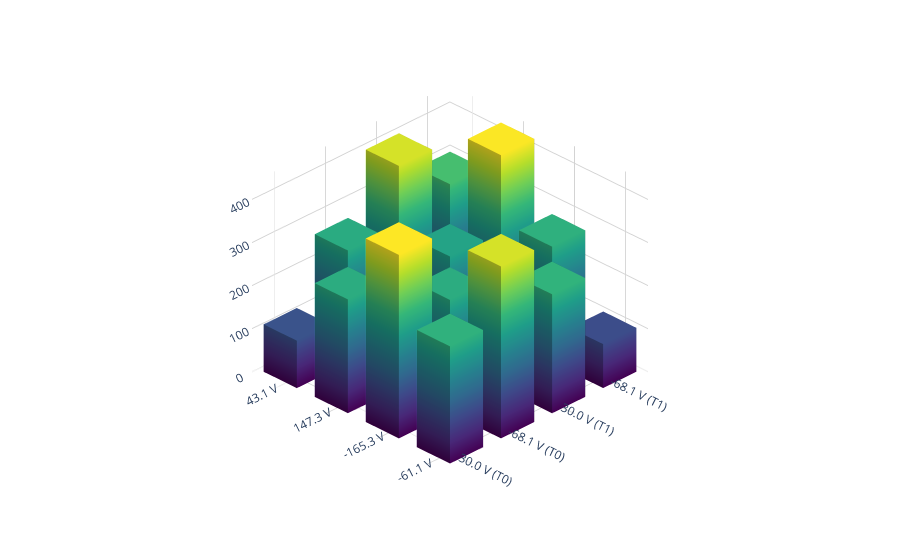

Notebook code cell kept with this figure:
### Code cell
import numpy as np
import plotly.graph_objects as go

# --- Assume N, z0, z1, AliceEOMVoltages, BobEOMVoltages are defined upstream ---

# 1. Define the measurement logic arrays
v_sweep = np.linspace(-200, 200, N)
signalarray0 = np.tile(v_sweep, N)
signalarray1 = np.repeat(v_sweep, N)

# 2 & 3. Extract the closest points into 2x4 matrices
rate0_grid = np.zeros((2, 4))
rate1_grid = np.zeros((2, 4))

for i, v1_ideal in enumerate(BobEOMVoltages):
    for j, v0_ideal in enumerate(AliceEOMVoltages):
        distances = (signalarray0 - v0_ideal) ** 2 + (signalarray1 - v1_ideal) ** 2
        idx = np.argmin(distances)

        rate0_grid[i, j] = z0[idx]
        rate1_grid[i, j] = z1[idx]

# 4. Combine grids into a single 4x4 matrix
combined_grid = np.vstack((rate0_grid, rate1_grid))

# Swapping to get into literature form
combined_grid[[0,2]] = combined_grid[[2,0]]
combined_grid[[1,3]] = combined_grid[[3,1]]

# 5. Build the Plotly 3D Mesh Plot
fig = go.Figure()

num_y, num_x = combined_grid.shape
dx = 0.65
dy = 0.65

# Fix the maximum Z value so the color scale is uniform across all pillars
z_max_global = np.max(combined_grid) if np.max(combined_grid) > 0 else 1

# Standard cube triangulation (12 triangles connecting the 8 vertices)
i_tris = [0, 0, 4, 4, 0, 0, 3, 3, 0, 0, 1, 1]
j_tris = [1, 2, 5, 6, 1, 5, 2, 6, 3, 7, 2, 6]
k_tris = [2, 3, 6, 7, 5, 4, 6, 7, 7, 4, 6, 5]

for j in range(num_y):
    for i in range(num_x):
        z_val = combined_grid[j, i]
        if z_val <= 0:
            continue
            
        # Define the 8 corners of the pillar (Bottom 4, Top 4)
        x_verts = [i-dx/2, i+dx/2, i+dx/2, i-dx/2, i-dx/2, i+dx/2, i+dx/2, i-dx/2]
        y_verts = [j-dy/2, j-dy/2, j+dy/2, j+dy/2, j-dy/2, j-dy/2, j+dy/2, j+dy/2]
        z_verts = [0, 0, 0, 0, z_val, z_val, z_val, z_val]
        
        fig.add_trace(go.Mesh3d(
            x=x_verts,
            y=y_verts,
            z=z_verts,
            i=i_tris,
            j=j_tris,
            k=k_tris,
            intensity=z_verts,      # Interpolates color based on Z-height
            colorscale='Viridis',   
            cmin=0,                 # Anchor base color (blue) to Z=0
            cmax=z_max_global,      # Anchor peak color (yellow) to global max
            showscale=False,        
            flatshading=True,       # Keeps pillar walls flat rather than smoothed
            lighting=dict(facenormalsepsilon=0, ambient=0.7, diffuse=0.8),
            hoverinfo='skip'
        ))

# 6. Styling to match the reference format
x_labels = [f"{v:.1f} V" for v in AliceEOMVoltages]
combined_y_labels = [f"{v:.1f} V (T0)" for v in BobEOMVoltages] + [
    f"{v:.1f} V (T1)" for v in BobEOMVoltages
]

fig.update_layout(
    scene=dict(
        xaxis=dict(
            tickvals=np.arange(num_x),
            ticktext=x_labels,
            showgrid=True,
            gridcolor='lightgray',
            backgroundcolor='white',
            title=''
        ),
        yaxis=dict(
            tickvals=np.arange(num_y),
            ticktext=combined_y_labels,
            showgrid=True,
            gridcolor='lightgray',
            backgroundcolor='white',
            title=''
        ),
        zaxis=dict(
            showgrid=True,
            gridcolor='lightgray',
            backgroundcolor='white',
            title=''
        ),
        aspectratio=dict(x=1, y=1, z=0.8),
        camera=dict(
            # Using an orthographic projection flattens perspective distortion, 
            # which is heavily favored for quantitative 3D bar charts in literature.
            projection=dict(type="orthographic"),
            eye=dict(x=1.5, y=-1.5, z=1.2) 
        )
    ),
    margin=dict(l=0, r=0, b=0, t=0),
    paper_bgcolor='white',
    showlegend=False
)

fig.show()

### Figure 1 — Plotly figure (JSON) as saved in the notebook; plotly's stock layout.template omitted (floating-point values rounded to 4 significant figures)
{"data": [{"cmax": 426, "cmin": 0, "colorscale": [[0, "#440154"], [0.1111, "#482878"], [0.2222, "#3e4989"], [0.3333, "#31688e"], [0.4444, "#26828e"], [0.5556, "#1f9e89"], [0.6667, "#35b779"], [0.7778, "#6ece58"], [0.8889, "#b5de2b"], [1, "#fde725"]], "flatshading": true, "hoverinfo": "skip", "i": [0, 0, 4, 4, 0, 0, 3, 3, 0, 0, 1, 1], "intensity": [0, 0, 0, 0, 110, 110, 110, 110], "j": [1, 2, 5, 6, 1, 5, 2, 6, 3, 7, 2, 6], "k": [2, 3, 6, 7, 5, 4, 6, 7, 7, 4, 6, 5], "lighting": {"ambient": 0.7, "diffuse": 0.8, "facenormalsepsilon": 0}, "showscale": false, "type": "mesh3d", "x": [-0.325, 0.325, 0.325, -0.325, -0.325, 0.325, 0.325, -0.325], "y": [-0.325, -0.325, 0.325, 0.325, -0.325, -0.325, 0.325, 0.325], "z": [0, 0, 0, 0, 110, 110, 110, 110]}, {"cmax": 426, "cmin": 0, "colorscale": [[0, "#440154"], [0.1111, "#482878"], [0.2222, "#3e4989"], [0.3333, "#31688e"], [0.4444, "#26828e"], [0.5556, "#1f9e89"], [0.6667, "#35b779"], [0.7778, "#6ece58"], [0.8889, "#b5de2b"], [1, "#fde725"]], "flatshading": true, "hoverinfo": "skip", "i": [0, 0, 4, 4, 0, 0, 3, 3, 0, 0, 1, 1], "intensity": [0, 0, 0, 0, 264, 264, 264, 264], "j": [1, 2, 5, 6, 1, 5, 2, 6, 3, 7, 2, 6], "k": [2, 3, 6, 7, 5, 4, 6, 7, 7, 4, 6, 5], "lighting": {"ambient": 0.7, "diffuse": 0.8, "facenormalsepsilon": 0}, "showscale": false, "type": "mesh3d", "x": [0.675, 1.325, 1.325, 0.675, 0.675, 1.325, 1.325, 0.675], "y": [-0.325, -0.325, 0.325, 0.325, -0.325, -0.325, 0.325, 0.325], "z": [0, 0, 0, 0, 264, 264, 264, 264]}, {"cmax": 426, "cmin": 0, "colorscale": [[0, "#440154"], [0.1111, "#482878"], [0.2222, "#3e4989"], [0.3333, "#31688e"], [0.4444, "#26828e"], [0.5556, "#1f9e89"], [0.6667, "#35b779"], [0.7778, "#6ece58"], [0.8889, "#b5de2b"], [1, "#fde725"]], "flatshading": true, "hoverinfo": "skip", "i": [0, 0, 4, 4, 0, 0, 3, 3, 0, 0, 1, 1], "intensity": [0, 0, 0, 0, 426, 426, 426, 426], "j": [1, 2, 5, 6, 1, 5, 2, 6, 3, 7, 2, 6], "k": [2, 3, 6, 7, 5, 4, 6, 7, 7, 4, 6, 5], "lighting": {"ambient": 0.7, "diffuse": 0.8, "facenormalsepsilon": 0}, "showscale": false, "type": "mesh3d", "x": [1.675, 2.325, 2.325, 1.675, 1.675, 2.325, 2.325, 1.675], "y": [-0.325, -0.325, 0.325, 0.325, -0.325, -0.325, 0.325, 0.325], "z": [0, 0, 0, 0, 426, 426, 426, 426]}, {"cmax": 426, "cmin": 0, "colorscale": [[0, "#440154"], [0.1111, "#482878"], [0.2222, "#3e4989"], [0.3333, "#31688e"], [0.4444, "#26828e"], [0.5556, "#1f9e89"], [0.6667, "#35b779"], [0.7778, "#6ece58"], [0.8889, "#b5de2b"], [1, "#fde725"]], "flatshading": true, "hoverinfo": "skip", "i": [0, 0, 4, 4, 0, 0, 3, 3, 0, 0, 1, 1], "intensity": [0, 0, 0, 0, 272, 272, 272, 272], "j": [1, 2, 5, 6, 1, 5, 2, 6, 3, 7, 2, 6], "k": [2, 3, 6, 7, 5, 4, 6, 7, 7, 4, 6, 5], "lighting": {"ambient": 0.7, "diffuse": 0.8, "facenormalsepsilon": 0}, "showscale": false, "type": "mesh3d", "x": [2.675, 3.325, 3.325, 2.675, 2.675, 3.325, 3.325, 2.675], "y": [-0.325, -0.325, 0.325, 0.325, -0.325, -0.325, 0.325, 0.325], "z": [0, 0, 0, 0, 272, 272, 272, 272]}, {"cmax": 426, "cmin": 0, "colorscale": [[0, "#440154"], [0.1111, "#482878"], [0.2222, "#3e4989"], [0.3333, "#31688e"], [0.4444, "#26828e"], [0.5556, "#1f9e89"], [0.6667, "#35b779"], [0.7778, "#6ece58"], [0.8889, "#b5de2b"], [1, "#fde725"]], "flatshading": true, "hoverinfo": "skip", "i": [0, 0, 4, 4, 0, 0, 3, 3, 0, 0, 1, 1], "intensity": [0, 0, 0, 0, 261, 261, 261, 261], "j": [1, 2, 5, 6, 1, 5, 2, 6, 3, 7, 2, 6], "k": [2, 3, 6, 7, 5, 4, 6, 7, 7, 4, 6, 5], "lighting": {"ambient": 0.7, "diffuse": 0.8, "facenormalsepsilon": 0}, "showscale": false, "type": "mesh3d", "x": [-0.325, 0.325, 0.325, -0.325, -0.325, 0.325, 0.325, -0.325], "y": [0.675, 0.675, 1.325, 1.325, 0.675, 0.675, 1.325, 1.325], "z": [0, 0, 0, 0, 261, 261, 261, 261]}, {"cmax": 426, "cmin": 0, "colorscale": [[0, "#440154"], [0.1111, "#482878"], [0.2222, "#3e4989"], [0.3333, "#31688e"], [0.4444, "#26828e"], [0.5556, "#1f9e89"], [0.6667, "#35b779"], [0.7778, "#6ece58"], [0.8889, "#b5de2b"], [1, "#fde725"]], "flatshading": true, "hoverinfo": "skip", "i": [0, 0, 4, 4, 0, 0, 3, 3, 0, 0, 1, 1], "intensity": [0, 0, 0, 0, 138, 138, 138, 138], "j": [1, 2, 5, 6, 1, 5, 2, 6, 3, 7, 2, 6], "k": [2, 3, 6, 7, 5, 4, 6, 7, 7, 4, 6, 5], "lighting": {"ambient": 0.7, "diffuse": 0.8, "facenormalsepsilon": 0}, "showscale": false, "type": "mesh3d", "x": [0.675, 1.325, 1.325, 0.675, 0.675, 1.325, 1.325, 0.675], "y": [0.675, 0.675, 1.325, 1.325, 0.675, 0.675, 1.325, 1.325], "z": [0, 0, 0, 0, 138, 138, 138, 138]}, {"cmax": 426, "cmin": 0, "colorscale": [[0, "#440154"], [0.1111, "#482878"], [0.2222, "#3e4989"], [0.3333, "#31688e"], [0.4444, "#26828e"], [0.5556, "#1f9e89"], [0.6667, "#35b779"], [0.7778, "#6ece58"], [0.8889, "#b5de2b"], [1, "#fde725"]], "flatshading": true, "hoverinfo": "skip", "i": [0, 0, 4, 4, 0, 0, 3, 3, 0, 0, 1, 1], "intensity": [0, 0, 0, 0, 263, 263, 263, 263], "j": [1, 2, 5, 6, 1, 5, 2, 6, 3, 7, 2, 6], "k": [2, 3, 6, 7, 5, 4, 6, 7, 7, 4, 6, 5], "lighting": {"ambient": 0.7, "diffuse": 0.8, "facenormalsepsilon": 0}, "showscale": false, "type": "mesh3d", "x": [1.675, 2.325, 2.325, 1.675, 1.675, 2.325, 2.325, 1.675], "y": [0.675, 0.675, 1.325, 1.325, 0.675, 0.675, 1.325, 1.325], "z": [0, 0, 0, 0, 263, 263, 263, 263]}, {"cmax": 426, "cmin": 0, "colorscale": [[0, "#440154"], [0.1111, "#482878"], [0.2222, "#3e4989"], [0.3333, "#31688e"], [0.4444, "#26828e"], [0.5556, "#1f9e89"], [0.6667, "#35b779"], [0.7778, "#6ece58"], [0.8889, "#b5de2b"], [1, "#fde725"]], "flatshading": true, "hoverinfo": "skip", "i": [0, 0, 4, 4, 0, 0, 3, 3, 0, 0, 1, 1], "intensity": [0, 0, 0, 0, 399, 399, 399, 399], "j": [1, 2, 5, 6, 1, 5, 2, 6, 3, 7, 2, 6], "k": [2, 3, 6, 7, 5, 4, 6, 7, 7, 4, 6, 5], "lighting": {"ambient": 0.7, "diffuse": 0.8, "facenormalsepsilon": 0}, "showscale": false, "type": "mesh3d", "x": [2.675, 3.325, 3.325, 2.675, 2.675, 3.325, 3.325, 2.675], "y": [0.675, 0.675, 1.325, 1.325, 0.675, 0.675, 1.325, 1.325], "z": [0, 0, 0, 0, 399, 399, 399, 399]}, {"cmax": 426, "cmin": 0, "colorscale": [[0, "#440154"], [0.1111, "#482878"], [0.2222, "#3e4989"], [0.3333, "#31688e"], [0.4444, "#26828e"], [0.5556, "#1f9e89"], [0.6667, "#35b779"], [0.7778, "#6ece58"], [0.8889, "#b5de2b"], [1, "#fde725"]], "flatshading": true, "hoverinfo": "skip", "i": [0, 0, 4, 4, 0, 0, 3, 3, 0, 0, 1, 1], "intensity": [0, 0, 0, 0, 399, 399, 399, 399], "j": [1, 2, 5, 6, 1, 5, 2, 6, 3, 7, 2, 6], "k": [2, 3, 6, 7, 5, 4, 6, 7, 7, 4, 6, 5], "lighting": {"ambient": 0.7, "diffuse": 0.8, "facenormalsepsilon": 0}, "showscale": false, "type": "mesh3d", "x": [-0.325, 0.325, 0.325, -0.325, -0.325, 0.325, 0.325, -0.325], "y": [1.675, 1.675, 2.325, 2.325, 1.675, 1.675, 2.325, 2.325], "z": [0, 0, 0, 0, 399, 399, 399, 399]}, {"cmax": 426, "cmin": 0, "colorscale": [[0, "#440154"], [0.1111, "#482878"], [0.2222, "#3e4989"], [0.3333, "#31688e"], [0.4444, "#26828e"], [0.5556, "#1f9e89"], [0.6667, "#35b779"], [0.7778, "#6ece58"], [0.8889, "#b5de2b"], [1, "#fde725"]], "flatshading": true, "hoverinfo": "skip", "i": [0, 0, 4, 4, 0, 0, 3, 3, 0, 0, 1, 1], "intensity": [0, 0, 0, 0, 247, 247, 247, 247], "j": [1, 2, 5, 6, 1, 5, 2, 6, 3, 7, 2, 6], "k": [2, 3, 6, 7, 5, 4, 6, 7, 7, 4, 6, 5], "lighting": {"ambient": 0.7, "diffuse": 0.8, "facenormalsepsilon": 0}, "showscale": false, "type": "mesh3d", "x": [0.675, 1.325, 1.325, 0.675, 0.675, 1.325, 1.325, 0.675], "y": [1.675, 1.675, 2.325, 2.325, 1.675, 1.675, 2.325, 2.325], "z": [0, 0, 0, 0, 247, 247, 247, 247]}, {"cmax": 426, "cmin": 0, "colorscale": [[0, "#440154"], [0.1111, "#482878"], [0.2222, "#3e4989"], [0.3333, "#31688e"], [0.4444, "#26828e"], [0.5556, "#1f9e89"], [0.6667, "#35b779"], [0.7778, "#6ece58"], [0.8889, "#b5de2b"], [1, "#fde725"]], "flatshading": true, "hoverinfo": "skip", "i": [0, 0, 4, 4, 0, 0, 3, 3, 0, 0, 1, 1], "intensity": [0, 0, 0, 0, 108, 108, 108, 108], "j": [1, 2, 5, 6, 1, 5, 2, 6, 3, 7, 2, 6], "k": [2, 3, 6, 7, 5, 4, 6, 7, 7, 4, 6, 5], "lighting": {"ambient": 0.7, "diffuse": 0.8, "facenormalsepsilon": 0}, "showscale": false, "type": "mesh3d", "x": [1.675, 2.325, 2.325, 1.675, 1.675, 2.325, 2.325, 1.675], "y": [1.675, 1.675, 2.325, 2.325, 1.675, 1.675, 2.325, 2.325], "z": [0, 0, 0, 0, 108, 108, 108, 108]}, {"cmax": 426, "cmin": 0, "colorscale": [[0, "#440154"], [0.1111, "#482878"], [0.2222, "#3e4989"], [0.3333, "#31688e"], [0.4444, "#26828e"], [0.5556, "#1f9e89"], [0.6667, "#35b779"], [0.7778, "#6ece58"], [0.8889, "#b5de2b"], [1, "#fde725"]], "flatshading": true, "hoverinfo": "skip", "i": [0, 0, 4, 4, 0, 0, 3, 3, 0, 0, 1, 1], "intensity": [0, 0, 0, 0, 276, 276, 276, 276], "j": [1, 2, 5, 6, 1, 5, 2, 6, 3, 7, 2, 6], "k": [2, 3, 6, 7, 5, 4, 6, 7, 7, 4, 6, 5], "lighting": {"ambient": 0.7, "diffuse": 0.8, "facenormalsepsilon": 0}, "showscale": false, "type": "mesh3d", "x": [2.675, 3.325, 3.325, 2.675, 2.675, 3.325, 3.325, 2.675], "y": [1.675, 1.675, 2.325, 2.325, 1.675, 1.675, 2.325, 2.325], "z": [0, 0, 0, 0, 276, 276, 276, 276]}, {"cmax": 426, "cmin": 0, "colorscale": [[0, "#440154"], [0.1111, "#482878"], [0.2222, "#3e4989"], [0.3333, "#31688e"], [0.4444, "#26828e"], [0.5556, "#1f9e89"], [0.6667, "#35b779"], [0.7778, "#6ece58"], [0.8889, "#b5de2b"], [1, "#fde725"]], "flatshading": true, "hoverinfo": "skip", "i": [0, 0, 4, 4, 0, 0, 3, 3, 0, 0, 1, 1], "intensity": [0, 0, 0, 0, 298, 298, 298, 298], "j": [1, 2, 5, 6, 1, 5, 2, 6, 3, 7, 2, 6], "k": [2, 3, 6, 7, 5, 4, 6, 7, 7, 4, 6, 5], "lighting": {"ambient": 0.7, "diffuse": 0.8, "facenormalsepsilon": 0}, "showscale": false, "type": "mesh3d", "x": [-0.325, 0.325, 0.325, -0.325, -0.325, 0.325, 0.325, -0.325], "y": [2.675, 2.675, 3.325, 3.325, 2.675, 2.675, 3.325, 3.325], "z": [0, 0, 0, 0, 298, 298, 298, 298]}, {"cmax": 426, "cmin": 0, "colorscale": [[0, "#440154"], [0.1111, "#482878"], [0.2222, "#3e4989"], [0.3333, "#31688e"], [0.4444, "#26828e"], [0.5556, "#1f9e89"], [0.6667, "#35b779"], [0.7778, "#6ece58"], [0.8889, "#b5de2b"], [1, "#fde725"]], "flatshading": true, "hoverinfo": "skip", "i": [0, 0, 4, 4, 0, 0, 3, 3, 0, 0, 1, 1], "intensity": [0, 0, 0, 0, 424, 424, 424, 424], "j": [1, 2, 5, 6, 1, 5, 2, 6, 3, 7, 2, 6], "k": [2, 3, 6, 7, 5, 4, 6, 7, 7, 4, 6, 5], "lighting": {"ambient": 0.7, "diffuse": 0.8, "facenormalsepsilon": 0}, "showscale": false, "type": "mesh3d", "x": [0.675, 1.325, 1.325, 0.675, 0.675, 1.325, 1.325, 0.675], "y": [2.675, 2.675, 3.325, 3.325, 2.675, 2.675, 3.325, 3.325], "z": [0, 0, 0, 0, 424, 424, 424, 424]}, {"cmax": 426, "cmin": 0, "colorscale": [[0, "#440154"], [0.1111, "#482878"], [0.2222, "#3e4989"], [0.3333, "#31688e"], [0.4444, "#26828e"], [0.5556, "#1f9e89"], [0.6667, "#35b779"], [0.7778, "#6ece58"], [0.8889, "#b5de2b"], [1, "#fde725"]], "flatshading": true, "hoverinfo": "skip", "i": [0, 0, 4, 4, 0, 0, 3, 3, 0, 0, 1, 1], "intensity": [0, 0, 0, 0, 270, 270, 270, 270], "j": [1, 2, 5, 6, 1, 5, 2, 6, 3, 7, 2, 6], "k": [2, 3, 6, 7, 5, 4, 6, 7, 7, 4, 6, 5], "lighting": {"ambient": 0.7, "diffuse": 0.8, "facenormalsepsilon": 0}, "showscale": false, "type": "mesh3d", "x": [1.675, 2.325, 2.325, 1.675, 1.675, 2.325, 2.325, 1.675], "y": [2.675, 2.675, 3.325, 3.325, 2.675, 2.675, 3.325, 3.325], "z": [0, 0, 0, 0, 270, 270, 270, 270]}, {"cmax": 426, "cmin": 0, "colorscale": [[0, "#440154"], [0.1111, "#482878"], [0.2222, "#3e4989"], [0.3333, "#31688e"], [0.4444, "#26828e"], [0.5556, "#1f9e89"], [0.6667, "#35b779"], [0.7778, "#6ece58"], [0.8889, "#b5de2b"], [1, "#fde725"]], "flatshading": true, "hoverinfo": "skip", "i": [0, 0, 4, 4, 0, 0, 3, 3, 0, 0, 1, 1], "intensity": [0, 0, 0, 0, 102, 102, 102, 102], "j": [1, 2, 5, 6, 1, 5, 2, 6, 3, 7, 2, 6], "k": [2, 3, 6, 7, 5, 4, 6, 7, 7, 4, 6, 5], "lighting": {"ambient": 0.7, "diffuse": 0.8, "facenormalsepsilon": 0}, "showscale": false, "type": "mesh3d", "x": [2.675, 3.325, 3.325, 2.675, 2.675, 3.325, 3.325, 2.675], "y": [2.675, 2.675, 3.325, 3.325, 2.675, 2.675, 3.325, 3.325], "z": [0, 0, 0, 0, 102, 102, 102, 102]}], "layout": {"margin": {"b": 0, "l": 0, "r": 0, "t": 0}, "paper_bgcolor": "white", "scene": {"aspectratio": {"x": 1, "y": 1, "z": 0.8}, "camera": {"eye": {"x": 1.5, "y": -1.5, "z": 1.2}, "projection": {"type": "orthographic"}}, "xaxis": {"backgroundcolor": "white", "gridcolor": "lightgray", "showgrid": true, "ticktext": ["43.1 V", "147.3 V", "-165.3 V", "-61.1 V"], "tickvals": [0, 1, 2, 3], "title": {"text": ""}}, "yaxis": {"backgroundcolor": "white", "gridcolor": "lightgray", "showgrid": true, "ticktext": ["30.0 V (T0)", "-68.1 V (T0)", "30.0 V (T1)", "-68.1 V (T1)"], "tickvals": [0, 1, 2, 3], "title": {"text": ""}}, "zaxis": {"backgroundcolor": "white", "gridcolor": "lightgray", "showgrid": true, "title": {"text": ""}}}, "showlegend": false}}
